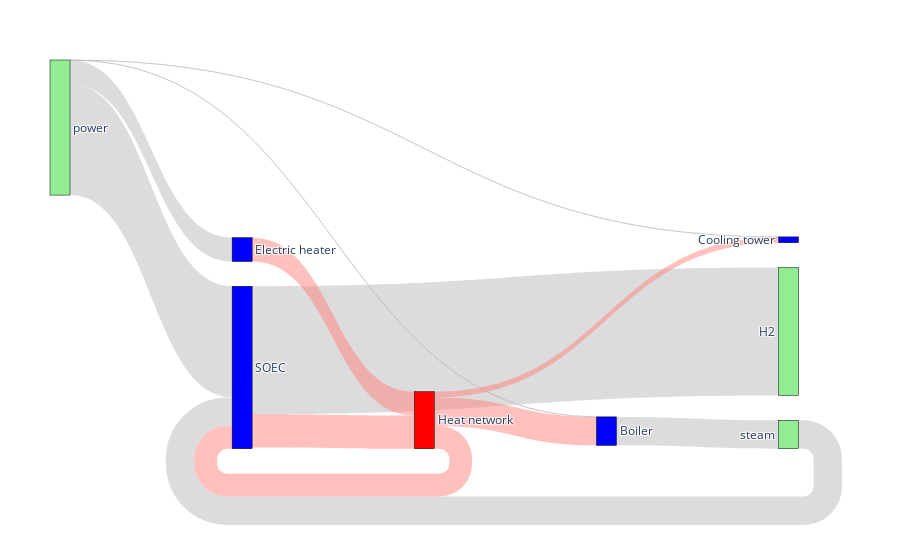

Notebook cell for this chart:
### Markdown cell above
**Problem 1**: Sizing an solid oxide cell electrolysis system and auxiliary systems to produce 1000 kg/h of hydrogen with minimal energy losses

### Code cell
include("../../src/vivi.jl")
using HiGHS

# Resource types
hhv_h2 = 141.80E3/3600 # kWh/kg
e_steam = (2249+326.1)/3600 # kWh/kg
steam = ResourceType(n="steam",u="kg/h",c=[e_steam;;])
power = ResourceType(n="power",u="kW",c=[1;;])
h2 = ResourceType(n="H2",u="kg/h",c=[hhv_h2;;])
water = ResourceType(n="water",u="kg/h",c=[0;;])
o2 = ResourceType(n="O2",u="kg/h",c=[0;;])

# Solid oxide electrolysis system
se_in = [
    Resource(t=steam,r=[318.35]),
    Resource(t=power,r=[888.61+1.26])
    ]
se_out = [
    Resource(t=h2,r=[26.00]),
    Resource(t=water,r=[71.799]),
    Resource(t=o2,r=[206.38])
]
se_heat = [
    Heat(q=120.61,Ts=375.9,Tt=1023.2),
    Heat(q=95.46,Ts=1023.2,Tt=473.2),
    Heat(q=9.03,Ts=480.6,Tt=313.2),
    Heat(q=61.98,Ts=480.6,Tt=1023.2),
    Heat(q=105.61,Ts=1023.2,Tt=343.5),
    Heat(q=55.68,Ts=343.5,Tt=313.2),
]
soec = Tech(n="SOEC",i=se_in,o=se_out,h=se_heat)

# Steam boiler
boiler_in = [
    Resource(t=power,r=[0.017]),
    Resource(t=water,r=[3600])
    ]
boiler_out = [Resource(t=steam,r=[3600])]      
boiler_heat = [
    Heat(q=326.1,Ts=298,Tt=376),
    Heat(q=2249,Ts=376,Tt=377)
    ]
boiler = Tech(n="Boiler",i=boiler_in,o=boiler_out,h=boiler_heat)

# Eletric heating
eh_in = [Resource(t=power,r=[1000])]
eh_heat = [Heat(q=1000,Ts=1273,Tt=1272)]
eh = Tech(n="Electric heater",i=eh_in,h=eh_heat)

# Cooling tower
ct_in = [Resource(t=power,r=[14.3])]
ct_heat = [Heat(q=1000,Ts=298,Tt=318)]
ct = Tech(n="Cooling tower",i=ct_in,h=ct_heat)

# Inputs
power = Resource(t=power,r=[Inf])
water = Resource(t=water,r=[Inf])
inputs = [power,water]

# Outputs
h2 = Resource(t=h2,r=[1000])
o2 = Resource(t=o2,r=[Inf])
outputs = [h2,o2]

# Problem solving
problem = Problem(i=inputs,p=[soec,boiler],ut=[eh,ct],o=outputs)
answer = vivi(problem,HiGHS.Optimizer)
vivi_sankey(answer,valueIndex=1)

### Figure 1 — Plotly figure (JSON) as saved in the notebook; plotly's stock layout.template omitted (floating-point values rounded to 4 significant figures)
{"data": [{"link": {"color": ["rgba(186,186,186,0.5)", "rgba(186,186,186,0.5)", "rgba(186,186,186,0.5)", "rgba(186,186,186,0.5)", "rgba(186,186,186,0.5)", "rgba(186,186,186,0.5)", "rgba(186,186,186,0.5)", "rgba(186,186,186,0.5)", "rgba(186,186,186,0.5)", "rgba(186,186,186,0.5)", "rgba(255,129,127,0.5)", "rgba(255,129,127,0.5)", "rgba(255,129,127,0.5)", "rgba(255,129,127,0.5)", "rgba(255,129,127,0.5)", "rgba(255,129,127,0.5)", "rgba(255,129,127,0.5)", "rgba(255,129,127,0.5)"], "source": [7, 6, 0, 0, 0, 6, 5, 1, 6, 6, 9, 0, 9, 1, 9, 2, 9, 3], "target": [0, 0, 8, 5, 4, 1, 1, 7, 2, 3, 0, 9, 1, 9, 2, 9, 3, 9], "value": [8758.0, 34230.0, 39390.0, 0, 0, 0.05782, 0, 8758.0, 7330.0, 25.32, 7023.0, 10220.0, 8758.0, 0, 0, 7330.0, 1771.0, 0]}, "node": {"color": ["blue", "blue", "blue", "blue", "#90EE90", "#90EE90", "#90EE90", "#90EE90", "#90EE90", "red"], "label": ["SOEC", "Boiler", "Electric heater", "Cooling tower", "O2", "water", "power", "steam", "H2", "Heat network"], "line": {"color": "black", "width": 0.5}, "pad": 15, "thickness": 20}, "type": "sankey"}], "layout": {"margin": {"b": 50, "l": 50, "r": 50, "t": 60}}}
